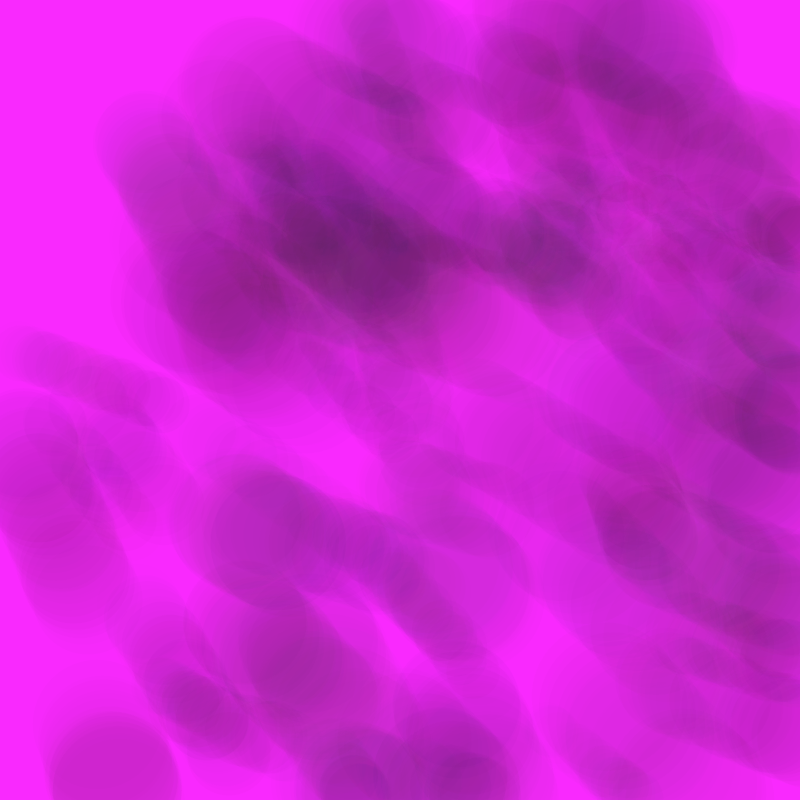
Frame 1 (no input)
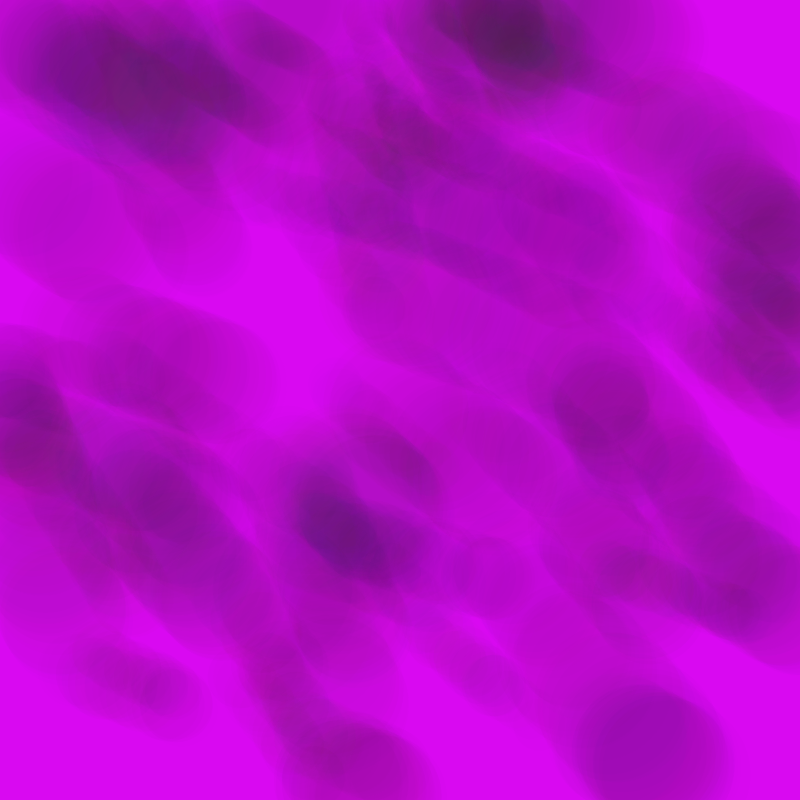
Frame 60 (the mouse pressed at the canvas centre just before this capture)
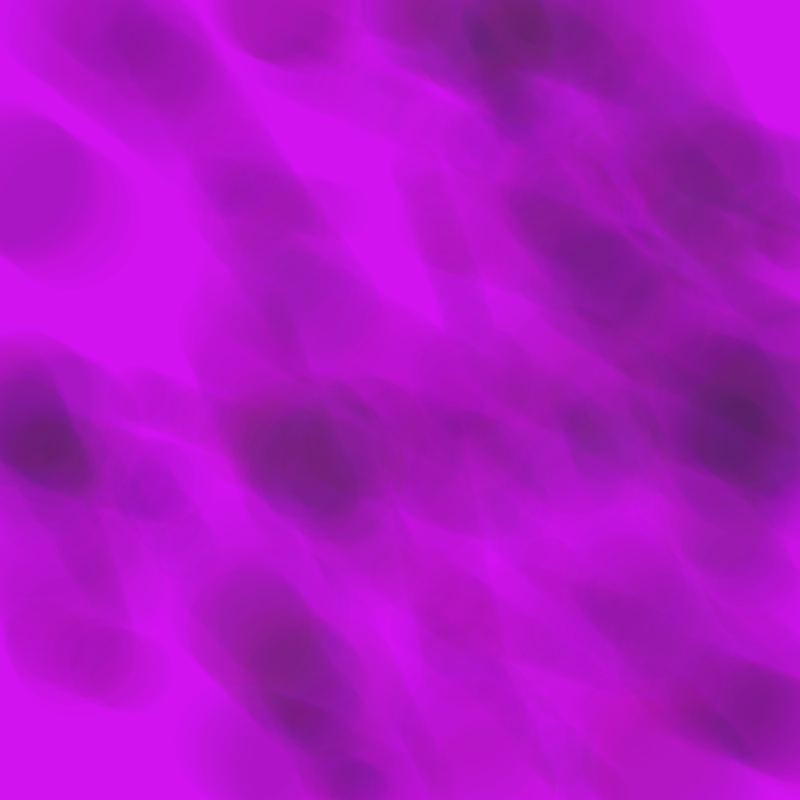
Frame 120 (the mouse held since frame 60 and released just before this capture)

The Processing sketch that drew these frames (run headless with seeded random() and noise(); from frame 60 on, the mouse is pressed at the canvas centre):

// Processing sketch: processing_165277
// ── processing_165277.pde


thing [] allthings = new thing [50];
thing [] allthings2 = new thing [30];


void setup() {
  size (800, 800);
  smooth ();

    for (int i = 0; i < 49; i ++) {
      for (int j = 1; j < 29; j ++) {
        allthings [i] = new thing ();
        allthings [i].prime ();
        allthings2 [j] = new thing ();
        allthings2 [j].prime ();
      }
    }
  }


void draw () {
  background (random (200, 255), random (0, 50), random (200, 255));

    for (int i = 1; i < 49; i ++) {
      for (int j = 1; j < 29; j ++) {
        allthings[i].update ();
        allthings2[j].update ();
     }
    }
}


class thing {

  float xPosition; 
  float yPosition;
  float xSpeed;
  float ySpeed;
  float direction;
  float size; 

  void prime () {
    xPosition = random (0, width);
    yPosition = random (0, height);
    xSpeed = random (1, 5);
    ySpeed = random (1, 5);
    direction = 1;
    size = random (50, 150);
  } 

  void update () {

    xPosition += direction  * xSpeed ;
    yPosition += direction * ySpeed;


    noStroke ();
    fill (random(0, 100), random (0, 50), random (0, 100), random (0, 5));
    ellipse (xPosition + random(0, 5), yPosition - random(0, 5), size, size);

    if (xPosition > width || xPosition < 0) {
      direction = -direction;
    }

    if (yPosition > height || yPosition < 0) {
      direction = -direction;
    }
  }
}
